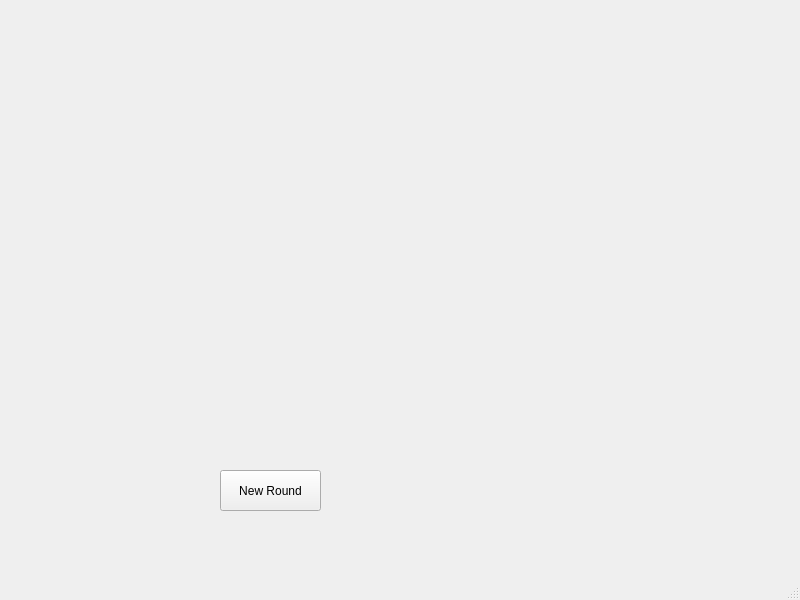
<?xml version="1.0" encoding="UTF-8"?>
<ui version="4.0">
 <class>MainWindow</class>
 <widget class="QMainWindow" name="MainWindow">
  <property name="geometry">
   <rect>
    <x>0</x>
    <y>0</y>
    <width>800</width>
    <height>600</height>
   </rect>
  </property>
  <property name="windowTitle">
   <string>MainWindow</string>
  </property>
  <widget class="QWidget" name="centralwidget">
   <widget class="QPushButton" name="pushButton">
    <property name="geometry">
     <rect>
      <x>220</x>
      <y>470</y>
      <width>101</width>
      <height>41</height>
     </rect>
    </property>
    <property name="text">
     <string>New Round</string>
    </property>
   </widget>
  </widget>
  <widget class="QMenuBar" name="menubar">
   <property name="geometry">
    <rect>
     <x>0</x>
     <y>0</y>
     <width>800</width>
     <height>21</height>
    </rect>
   </property>
  </widget>
  <widget class="QStatusBar" name="statusbar"/>
 </widget>
 <resources/>
 <connections/>
</ui>
